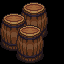

The image is a tile-based game level rendered from a .tmx file. Its description and source (layers, tilesets, objects; grid data summarised) follow:
An orthogonal 2x2 tile map with 32x32 px tiles, 1 tile layer (Tile Layer 1).

<map version="1.0" tiledversion="1.0.2" orientation="orthogonal" renderorder="right-down" width="2" height="2" tilewidth="32" tileheight="32" nextobjectid="1">
 <tileset firstgid="1" source="TiledSet3.tsx" />
 <layer name="Tile Layer 1" width="2" height="2">
  <data>[4 cells, 4 non-empty, 4 distinct tile ids]</data>
 </layer>
</map>
